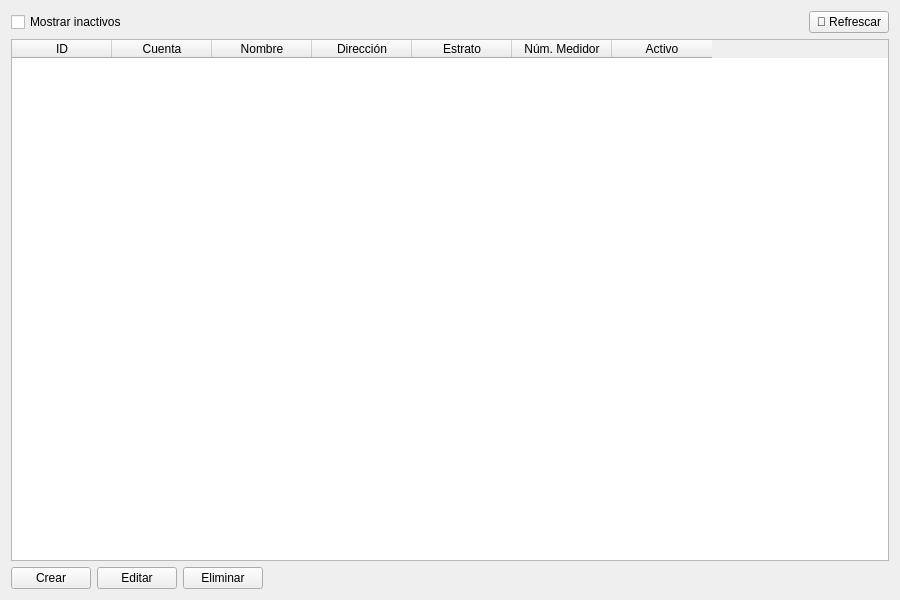
<?xml version="1.0" encoding="UTF-8"?>
<ui version="4.0">
 <class>ClientesWidget</class>
 <widget class="QWidget" name="ClientesWidget">
  <property name="geometry">
   <rect>
    <x>0</x>
    <y>0</y>
    <width>900</width>
    <height>600</height>
   </rect>
  </property>
  <layout class="QVBoxLayout" name="verticalLayout_root">
   <item>
    <layout class="QHBoxLayout" name="horizontalLayout_filters">
     <item>
      <widget class="QCheckBox" name="chk_mostrar_inactivos">
       <property name="text">
        <string>Mostrar inactivos</string>
       </property>
      </widget>
     </item>
     <item>
      <spacer name="horizontalSpacer">
       <property name="orientation">
        <enum>Qt::Horizontal</enum>
       </property>
       <property name="sizeHint" stdset="0">
        <size>
         <width>40</width>
         <height>20</height>
        </size>
       </property>
      </spacer>
     </item>
     <item>
      <widget class="QPushButton" name="btn_refrescar">
       <property name="text">
        <string>🔄 Refrescar</string>
       </property>
       <property name="toolTip">
        <string>Recargar lista de clientes</string>
       </property>
      </widget>
     </item>
    </layout>
   </item>
   <item>
    <widget class="QTableWidget" name="tbl_clientes">
     <property name="sizePolicy">
      <sizepolicy hsizetype="Expanding" vsizetype="Expanding">
       <horstretch>0</horstretch>
       <verstretch>1</verstretch>
      </sizepolicy>
     </property>
     <column>
      <property name="text">
       <string>ID</string>
      </property>
     </column>
     <column>
      <property name="text">
       <string>Cuenta</string>
      </property>
     </column>
     <column>
      <property name="text">
       <string>Nombre</string>
      </property>
     </column>
     <column>
      <property name="text">
       <string>Dirección</string>
      </property>
     </column>
     <column>
      <property name="text">
       <string>Estrato</string>
      </property>
     </column>
     <column>
      <property name="text">
       <string>Núm. Medidor</string>
      </property>
     </column>
     <column>
      <property name="text">
       <string>Activo</string>
      </property>
     </column>
    </widget>
   </item>
   <item>
    <layout class="QHBoxLayout" name="horizontalLayout_buttons">
     <item>
      <widget class="QPushButton" name="btn_crear">
       <property name="text">
        <string>Crear</string>
       </property>
      </widget>
     </item>
     <item>
      <widget class="QPushButton" name="btn_editar">
       <property name="text">
        <string>Editar</string>
       </property>
      </widget>
     </item>
     <item>
      <widget class="QPushButton" name="btn_eliminar">
       <property name="text">
        <string>Eliminar</string>
       </property>
      </widget>
     </item>
     <item>
      <spacer name="horizontalSpacer2">
       <property name="orientation">
        <enum>Qt::Horizontal</enum>
       </property>
       <property name="sizeHint" stdset="0">
        <size>
         <width>40</width>
         <height>20</height>
        </size>
       </property>
      </spacer>
     </item>
    </layout>
   </item>
  </layout>
 </widget>
 <resources/>
 <connections/>
</ui>
